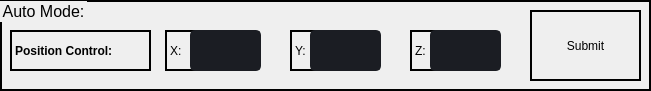
   <widget class="QGroupBox" name="groupBox_2">
    <property name="geometry">
     <rect>
      <x>10</x>
      <y>680</y>
      <width>651</width>
      <height>91</height>
     </rect>
    </property>
    <property name="font">
     <font>
      <pointsize>12</pointsize>
     </font>
    </property>
    <property name="styleSheet">
     <string notr="true">border:2px solid black;</string>
    </property>
    <property name="title">
     <string>Auto Mode:</string>
    </property>
    <widget class="QLineEdit" name="val_z">
     <property name="geometry">
      <rect>
       <x>430</x>
       <y>30</y>
       <width>71</width>
       <height>41</height>
      </rect>
     </property>
     <property name="minimumSize">
      <size>
       <width>0</width>
       <height>30</height>
      </size>
     </property>
     <property name="palette">
      <palette>
       <active>
        <colorrole role="WindowText">
         <brush brushstyle="SolidPattern">
          <color alpha="255">
           <red>0</red>
           <green>0</green>
           <blue>0</blue>
          </color>
         </brush>
        </colorrole>
        <colorrole role="Button">
         <brush brushstyle="SolidPattern">
          <color alpha="255">
           <red>27</red>
           <green>29</green>
           <blue>35</blue>
          </color>
         </brush>
        </colorrole>
        <colorrole role="Text">
         <brush brushstyle="SolidPattern">
          <color alpha="255">
           <red>0</red>
           <green>0</green>
           <blue>0</blue>
          </color>
         </brush>
        </colorrole>
        <colorrole role="ButtonText">
         <brush brushstyle="SolidPattern">
          <color alpha="255">
           <red>0</red>
           <green>0</green>
           <blue>0</blue>
          </color>
         </brush>
        </colorrole>
        <colorrole role="Base">
         <brush brushstyle="SolidPattern">
          <color alpha="255">
           <red>27</red>
           <green>29</green>
           <blue>35</blue>
          </color>
         </brush>
        </colorrole>
        <colorrole role="Window">
         <brush brushstyle="SolidPattern">
          <color alpha="255">
           <red>27</red>
           <green>29</green>
           <blue>35</blue>
          </color>
         </brush>
        </colorrole>
       </active>
       <inactive>
        <colorrole role="WindowText">
         <brush brushstyle="SolidPattern">
          <color alpha="255">
           <red>0</red>
           <green>0</green>
           <blue>0</blue>
          </color>
         </brush>
        </colorrole>
        <colorrole role="Button">
         <brush brushstyle="SolidPattern">
          <color alpha="255">
           <red>27</red>
           <green>29</green>
           <blue>35</blue>
          </color>
         </brush>
        </colorrole>
        <colorrole role="Text">
         <brush brushstyle="SolidPattern">
          <color alpha="255">
           <red>0</red>
           <green>0</green>
           <blue>0</blue>
          </color>
         </brush>
        </colorrole>
        <colorrole role="ButtonText">
         <brush brushstyle="SolidPattern">
          <color alpha="255">
           <red>0</red>
           <green>0</green>
           <blue>0</blue>
          </color>
         </brush>
        </colorrole>
        <colorrole role="Base">
         <brush brushstyle="SolidPattern">
          <color alpha="255">
           <red>27</red>
           <green>29</green>
           <blue>35</blue>
          </color>
         </brush>
        </colorrole>
        <colorrole role="Window">
         <brush brushstyle="SolidPattern">
          <color alpha="255">
           <red>27</red>
           <green>29</green>
           <blue>35</blue>
          </color>
         </brush>
        </colorrole>
       </inactive>
       <disabled>
        <colorrole role="WindowText">
         <brush brushstyle="SolidPattern">
          <color alpha="255">
           <red>0</red>
           <green>0</green>
           <blue>0</blue>
          </color>
         </brush>
        </colorrole>
        <colorrole role="Button">
         <brush brushstyle="SolidPattern">
          <color alpha="255">
           <red>27</red>
           <green>29</green>
           <blue>35</blue>
          </color>
         </brush>
        </colorrole>
        <colorrole role="Text">
         <brush brushstyle="SolidPattern">
          <color alpha="255">
           <red>0</red>
           <green>0</green>
           <blue>0</blue>
          </color>
         </brush>
        </colorrole>
        <colorrole role="ButtonText">
         <brush brushstyle="SolidPattern">
          <color alpha="255">
           <red>0</red>
           <green>0</green>
           <blue>0</blue>
          </color>
         </brush>
        </colorrole>
        <colorrole role="Base">
         <brush brushstyle="SolidPattern">
          <color alpha="255">
           <red>27</red>
           <green>29</green>
           <blue>35</blue>
          </color>
         </brush>
        </colorrole>
        <colorrole role="Window">
         <brush brushstyle="SolidPattern">
          <color alpha="255">
           <red>27</red>
           <green>29</green>
           <blue>35</blue>
          </color>
         </brush>
        </colorrole>
       </disabled>
      </palette>
     </property>
     <property name="font">
      <font>
       <family>Segoe UI</family>
       <pointsize>9</pointsize>
      </font>
     </property>
     <property name="styleSheet">
      <string notr="true">QLineEdit {
	background-color: rgb(27, 29, 35);
	border-radius: 5px;
	border: 2px solid rgb(27, 29, 35);
	padding-left: 10px;
}
QLineEdit:hover {
	border: 2px solid rgb(64, 71, 88);
	background-color: rgb(52, 59, 72);
}
QLineEdit:focus {
	border: 2px solid rgb(91, 101, 124);
}</string>
     </property>
     <property name="text">
      <string/>
     </property>
     <property name="readOnly">
      <bool>true</bool>
     </property>
     <property name="placeholderText">
      <string/>
     </property>
    </widget>
    <widget class="QLabel" name="label_12">
     <property name="geometry">
      <rect>
       <x>290</x>
       <y>30</y>
       <width>31</width>
       <height>41</height>
      </rect>
     </property>
     <property name="font">
      <font>
       <family>Segoe UI</family>
       <pointsize>9</pointsize>
      </font>
     </property>
     <property name="styleSheet">
      <string notr="true"/>
     </property>
     <property name="text">
      <string>Y:</string>
     </property>
    </widget>
    <widget class="QLabel" name="label_13">
     <property name="geometry">
      <rect>
       <x>410</x>
       <y>30</y>
       <width>31</width>
       <height>41</height>
      </rect>
     </property>
     <property name="font">
      <font>
       <family>Segoe UI</family>
       <pointsize>9</pointsize>
      </font>
     </property>
     <property name="styleSheet">
      <string notr="true"/>
     </property>
     <property name="text">
      <string>Z:</string>
     </property>
    </widget>
    <widget class="QLabel" name="label_14">
     <property name="geometry">
      <rect>
       <x>165</x>
       <y>30</y>
       <width>41</width>
       <height>41</height>
      </rect>
     </property>
     <property name="font">
      <font>
       <family>Segoe UI</family>
       <pointsize>9</pointsize>
      </font>
     </property>
     <property name="styleSheet">
      <string notr="true"/>
     </property>
     <property name="text">
      <string>X:</string>
     </property>
    </widget>
    <widget class="QLineEdit" name="val_y">
     <property name="geometry">
      <rect>
       <x>310</x>
       <y>30</y>
       <width>71</width>
       <height>41</height>
      </rect>
     </property>
     <property name="minimumSize">
      <size>
       <width>0</width>
       <height>30</height>
      </size>
     </property>
     <property name="palette">
      <palette>
       <active>
        <colorrole role="WindowText">
         <brush brushstyle="SolidPattern">
          <color alpha="255">
           <red>0</red>
           <green>0</green>
           <blue>0</blue>
          </color>
         </brush>
        </colorrole>
        <colorrole role="Button">
         <brush brushstyle="SolidPattern">
          <color alpha="255">
           <red>27</red>
           <green>29</green>
           <blue>35</blue>
          </color>
         </brush>
        </colorrole>
        <colorrole role="Text">
         <brush brushstyle="SolidPattern">
          <color alpha="255">
           <red>0</red>
           <green>0</green>
           <blue>0</blue>
          </color>
         </brush>
        </colorrole>
        <colorrole role="ButtonText">
         <brush brushstyle="SolidPattern">
          <color alpha="255">
           <red>0</red>
           <green>0</green>
           <blue>0</blue>
          </color>
         </brush>
        </colorrole>
        <colorrole role="Base">
         <brush brushstyle="SolidPattern">
          <color alpha="255">
           <red>27</red>
           <green>29</green>
           <blue>35</blue>
          </color>
         </brush>
        </colorrole>
        <colorrole role="Window">
         <brush brushstyle="SolidPattern">
          <color alpha="255">
           <red>27</red>
           <green>29</green>
           <blue>35</blue>
          </color>
         </brush>
        </colorrole>
       </active>
       <inactive>
        <colorrole role="WindowText">
         <brush brushstyle="SolidPattern">
          <color alpha="255">
           <red>0</red>
           <green>0</green>
           <blue>0</blue>
          </color>
         </brush>
        </colorrole>
        <colorrole role="Button">
         <brush brushstyle="SolidPattern">
          <color alpha="255">
           <red>27</red>
           <green>29</green>
           <blue>35</blue>
          </color>
         </brush>
        </colorrole>
        <colorrole role="Text">
         <brush brushstyle="SolidPattern">
          <color alpha="255">
           <red>0</red>
           <green>0</green>
           <blue>0</blue>
          </color>
         </brush>
        </colorrole>
        <colorrole role="ButtonText">
         <brush brushstyle="SolidPattern">
          <color alpha="255">
           <red>0</red>
           <green>0</green>
           <blue>0</blue>
          </color>
         </brush>
        </colorrole>
        <colorrole role="Base">
         <brush brushstyle="SolidPattern">
          <color alpha="255">
           <red>27</red>
           <green>29</green>
           <blue>35</blue>
          </color>
         </brush>
        </colorrole>
        <colorrole role="Window">
         <brush brushstyle="SolidPattern">
          <color alpha="255">
           <red>27</red>
           <green>29</green>
           <blue>35</blue>
          </color>
         </brush>
        </colorrole>
       </inactive>
       <disabled>
        <colorrole role="WindowText">
         <brush brushstyle="SolidPattern">
          <color alpha="255">
           <red>0</red>
           <green>0</green>
           <blue>0</blue>
          </color>
         </brush>
        </colorrole>
        <colorrole role="Button">
         <brush brushstyle="SolidPattern">
          <color alpha="255">
           <red>27</red>
           <green>29</green>
           <blue>35</blue>
          </color>
         </brush>
        </colorrole>
        <colorrole role="Text">
         <brush brushstyle="SolidPattern">
          <color alpha="255">
           <red>0</red>
           <green>0</green>
           <blue>0</blue>
          </color>
         </brush>
        </colorrole>
        <colorrole role="ButtonText">
         <brush brushstyle="SolidPattern">
          <color alpha="255">
           <red>0</red>
           <green>0</green>
           <blue>0</blue>
          </color>
         </brush>
        </colorrole>
        <colorrole role="Base">
         <brush brushstyle="SolidPattern">
          <color alpha="255">
           <red>27</red>
           <green>29</green>
           <blue>35</blue>
          </color>
         </brush>
        </colorrole>
        <colorrole role="Window">
         <brush brushstyle="SolidPattern">
          <color alpha="255">
           <red>27</red>
           <green>29</green>
           <blue>35</blue>
          </color>
         </brush>
        </colorrole>
       </disabled>
      </palette>
     </property>
     <property name="font">
      <font>
       <family>Segoe UI</family>
       <pointsize>9</pointsize>
      </font>
     </property>
     <property name="styleSheet">
      <string notr="true">QLineEdit {
	background-color: rgb(27, 29, 35);
	border-radius: 5px;
	border: 2px solid rgb(27, 29, 35);
	padding-left: 10px;
}
QLineEdit:hover {
	border: 2px solid rgb(64, 71, 88);
	background-color: rgb(52, 59, 72);
}
QLineEdit:focus {
	border: 2px solid rgb(91, 101, 124);
}</string>
     </property>
     <property name="text">
      <string/>
     </property>
     <property name="readOnly">
      <bool>true</bool>
     </property>
     <property name="placeholderText">
      <string/>
     </property>
    </widget>
    <widget class="QLineEdit" name="val_x">
     <property name="geometry">
      <rect>
       <x>190</x>
       <y>30</y>
       <width>71</width>
       <height>41</height>
      </rect>
     </property>
     <property name="minimumSize">
      <size>
       <width>0</width>
       <height>30</height>
      </size>
     </property>
     <property name="palette">
      <palette>
       <active>
        <colorrole role="WindowText">
         <brush brushstyle="SolidPattern">
          <color alpha="255">
           <red>0</red>
           <green>0</green>
           <blue>0</blue>
          </color>
         </brush>
        </colorrole>
        <colorrole role="Button">
         <brush brushstyle="SolidPattern">
          <color alpha="255">
           <red>27</red>
           <green>29</green>
           <blue>35</blue>
          </color>
         </brush>
        </colorrole>
        <colorrole role="Text">
         <brush brushstyle="SolidPattern">
          <color alpha="255">
           <red>0</red>
           <green>0</green>
           <blue>0</blue>
          </color>
         </brush>
        </colorrole>
        <colorrole role="ButtonText">
         <brush brushstyle="SolidPattern">
          <color alpha="255">
           <red>0</red>
           <green>0</green>
           <blue>0</blue>
          </color>
         </brush>
        </colorrole>
        <colorrole role="Base">
         <brush brushstyle="SolidPattern">
          <color alpha="255">
           <red>27</red>
           <green>29</green>
           <blue>35</blue>
          </color>
         </brush>
        </colorrole>
        <colorrole role="Window">
         <brush brushstyle="SolidPattern">
          <color alpha="255">
           <red>27</red>
           <green>29</green>
           <blue>35</blue>
          </color>
         </brush>
        </colorrole>
       </active>
       <inactive>
        <colorrole role="WindowText">
         <brush brushstyle="SolidPattern">
          <color alpha="255">
           <red>0</red>
           <green>0</green>
           <blue>0</blue>
          </color>
         </brush>
        </colorrole>
        <colorrole role="Button">
         <brush brushstyle="SolidPattern">
          <color alpha="255">
           <red>27</red>
           <green>29</green>
           <blue>35</blue>
          </color>
         </brush>
        </colorrole>
        <colorrole role="Text">
         <brush brushstyle="SolidPattern">
          <color alpha="255">
           <red>0</red>
           <green>0</green>
           <blue>0</blue>
          </color>
         </brush>
        </colorrole>
        <colorrole role="ButtonText">
         <brush brushstyle="SolidPattern">
          <color alpha="255">
           <red>0</red>
           <green>0</green>
           <blue>0</blue>
          </color>
         </brush>
        </colorrole>
        <colorrole role="Base">
         <brush brushstyle="SolidPattern">
          <color alpha="255">
           <red>27</red>
           <green>29</green>
           <blue>35</blue>
          </color>
         </brush>
        </colorrole>
        <colorrole role="Window">
         <brush brushstyle="SolidPattern">
          <color alpha="255">
           <red>27</red>
           <green>29</green>
           <blue>35</blue>
          </color>
         </brush>
        </colorrole>
       </inactive>
       <disabled>
        <colorrole role="WindowText">
         <brush brushstyle="SolidPattern">
          <color alpha="255">
           <red>0</red>
           <green>0</green>
           <blue>0</blue>
          </color>
         </brush>
        </colorrole>
        <colorrole role="Button">
         <brush brushstyle="SolidPattern">
          <color alpha="255">
           <red>27</red>
           <green>29</green>
           <blue>35</blue>
          </color>
         </brush>
        </colorrole>
        <colorrole role="Text">
         <brush brushstyle="SolidPattern">
          <color alpha="255">
           <red>0</red>
           <green>0</green>
           <blue>0</blue>
          </color>
         </brush>
        </colorrole>
        <colorrole role="ButtonText">
         <brush brushstyle="SolidPattern">
          <color alpha="255">
           <red>0</red>
           <green>0</green>
           <blue>0</blue>
          </color>
         </brush>
        </colorrole>
        <colorrole role="Base">
         <brush brushstyle="SolidPattern">
          <color alpha="255">
           <red>27</red>
           <green>29</green>
           <blue>35</blue>
          </color>
         </brush>
        </colorrole>
        <colorrole role="Window">
         <brush brushstyle="SolidPattern">
          <color alpha="255">
           <red>27</red>
           <green>29</green>
           <blue>35</blue>
          </color>
         </brush>
        </colorrole>
       </disabled>
      </palette>
     </property>
     <property name="font">
      <font>
       <family>Segoe UI</family>
       <pointsize>9</pointsize>
      </font>
     </property>
     <property name="styleSheet">
      <string notr="true">QLineEdit {
	background-color: rgb(27, 29, 35);
	border-radius: 5px;
	border: 2px solid rgb(27, 29, 35);
	padding-left: 10px;
}
QLineEdit:hover {
	border: 2px solid rgb(64, 71, 88);
	background-color: rgb(52, 59, 72);
}
QLineEdit:focus {
	border: 2px solid rgb(91, 101, 124);
}</string>
     </property>
     <property name="text">
      <string/>
     </property>
     <property name="readOnly">
      <bool>true</bool>
     </property>
     <property name="placeholderText">
      <string/>
     </property>
    </widget>
    <widget class="QPushButton" name="btn_position">
     <property name="geometry">
      <rect>
       <x>530</x>
       <y>10</y>
       <width>111</width>
       <height>71</height>
      </rect>
     </property>
     <property name="sizePolicy">
      <sizepolicy hsizetype="Fixed" vsizetype="Fixed">
       <horstretch>0</horstretch>
       <verstretch>0</verstretch>
      </sizepolicy>
     </property>
     <property name="minimumSize">
      <size>
       <width>0</width>
       <height>0</height>
      </size>
     </property>
     <property name="palette">
      <palette>
       <active>
        <colorrole role="WindowText">
         <brush brushstyle="SolidPattern">
          <color alpha="255">
           <red>0</red>
           <green>0</green>
           <blue>0</blue>
          </color>
         </brush>
        </colorrole>
        <colorrole role="Button">
         <brush brushstyle="SolidPattern">
          <color alpha="255">
           <red>27</red>
           <green>29</green>
           <blue>35</blue>
          </color>
         </brush>
        </colorrole>
        <colorrole role="Text">
         <brush brushstyle="SolidPattern">
          <color alpha="255">
           <red>0</red>
           <green>0</green>
           <blue>0</blue>
          </color>
         </brush>
        </colorrole>
        <colorrole role="ButtonText">
         <brush brushstyle="SolidPattern">
          <color alpha="255">
           <red>0</red>
           <green>0</green>
           <blue>0</blue>
          </color>
         </brush>
        </colorrole>
        <colorrole role="Base">
         <brush brushstyle="SolidPattern">
          <color alpha="255">
           <red>27</red>
           <green>29</green>
           <blue>35</blue>
          </color>
         </brush>
        </colorrole>
        <colorrole role="Window">
         <brush brushstyle="SolidPattern">
          <color alpha="255">
           <red>27</red>
           <green>29</green>
           <blue>35</blue>
          </color>
         </brush>
        </colorrole>
       </active>
       <inactive>
        <colorrole role="WindowText">
         <brush brushstyle="SolidPattern">
          <color alpha="255">
           <red>0</red>
           <green>0</green>
           <blue>0</blue>
          </color>
         </brush>
        </colorrole>
        <colorrole role="Button">
         <brush brushstyle="SolidPattern">
          <color alpha="255">
           <red>27</red>
           <green>29</green>
           <blue>35</blue>
          </color>
         </brush>
        </colorrole>
        <colorrole role="Text">
         <brush brushstyle="SolidPattern">
          <color alpha="255">
           <red>0</red>
           <green>0</green>
           <blue>0</blue>
          </color>
         </brush>
        </colorrole>
        <colorrole role="ButtonText">
         <brush brushstyle="SolidPattern">
          <color alpha="255">
           <red>0</red>
           <green>0</green>
           <blue>0</blue>
          </color>
         </brush>
        </colorrole>
        <colorrole role="Base">
         <brush brushstyle="SolidPattern">
          <color alpha="255">
           <red>27</red>
           <green>29</green>
           <blue>35</blue>
          </color>
         </brush>
        </colorrole>
        <colorrole role="Window">
         <brush brushstyle="SolidPattern">
          <color alpha="255">
           <red>27</red>
           <green>29</green>
           <blue>35</blue>
          </color>
         </brush>
        </colorrole>
       </inactive>
       <disabled>
        <colorrole role="WindowText">
         <brush brushstyle="SolidPattern">
          <color alpha="255">
           <red>0</red>
           <green>0</green>
           <blue>0</blue>
          </color>
         </brush>
        </colorrole>
        <colorrole role="Button">
         <brush brushstyle="SolidPattern">
          <color alpha="255">
           <red>27</red>
           <green>29</green>
           <blue>35</blue>
          </color>
         </brush>
        </colorrole>
        <colorrole role="Text">
         <brush brushstyle="SolidPattern">
          <color alpha="255">
           <red>0</red>
           <green>0</green>
           <blue>0</blue>
          </color>
         </brush>
        </colorrole>
        <colorrole role="ButtonText">
         <brush brushstyle="SolidPattern">
          <color alpha="255">
           <red>0</red>
           <green>0</green>
           <blue>0</blue>
          </color>
         </brush>
        </colorrole>
        <colorrole role="Base">
         <brush brushstyle="SolidPattern">
          <color alpha="255">
           <red>27</red>
           <green>29</green>
           <blue>35</blue>
          </color>
         </brush>
        </colorrole>
        <colorrole role="Window">
         <brush brushstyle="SolidPattern">
          <color alpha="255">
           <red>27</red>
           <green>29</green>
           <blue>35</blue>
          </color>
         </brush>
        </colorrole>
       </disabled>
      </palette>
     </property>
     <property name="font">
      <font>
       <family>Segoe UI</family>
       <pointsize>9</pointsize>
      </font>
     </property>
     <property name="styleSheet">
      <string notr="true"/>
     </property>
     <property name="text">
      <string>Submit</string>
     </property>
    </widget>
    <widget class="QLabel" name="label_16">
     <property name="geometry">
      <rect>
       <x>10</x>
       <y>30</y>
       <width>141</width>
       <height>41</height>
      </rect>
     </property>
     <property name="font">
      <font>
       <family>Segoe UI</family>
       <pointsize>9</pointsize>
       <weight>75</weight>
       <bold>true</bold>
      </font>
     </property>
     <property name="styleSheet">
      <string notr="true"/>
     </property>
     <property name="text">
      <string>Position Control:</string>
     </property>
    </widget>
    <zorder>label_13</zorder>
    <zorder>val_z</zorder>
    <zorder>label_12</zorder>
    <zorder>label_14</zorder>
    <zorder>val_y</zorder>
    <zorder>val_x</zorder>
    <zorder>btn_position</zorder>
    <zorder>label_16</zorder>
   </widget>
